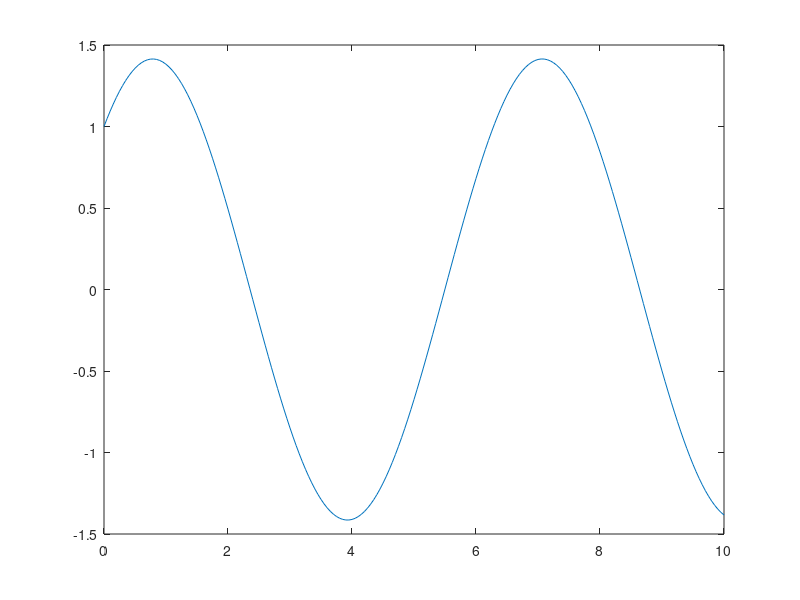

MATLAB code to generate this figure: (Note: this script raises an error after producing the figure.)
clear all;
close all;
clc;

h=0.05;
x=0:h:10;
y=zeros(1,length(x));
len=length(x);
y(1)=1;

for i=2:len
    y(i)=y(i-1) + h*( -y(i-1) + 2*cos(x(i-1) ) ) + (h*h/2)*( y(i-1) -2*cos(x(i-1)) -2*sin( x(i-1) ) )  ;
end

plot(x,y);
y1=func10(x);
hold on;
plot(x,y1);
title('h=0.05');
legend('Taylor First order','Analytical Solution');

figure();
plot(x,y-y1);
title('error for h=0.05');
